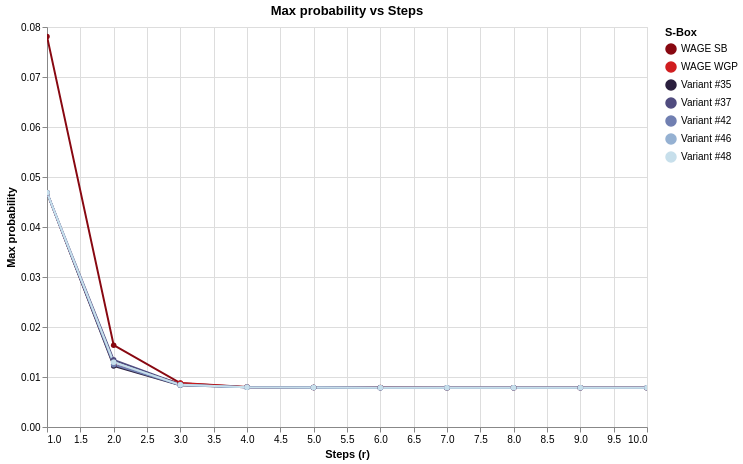

Here is the notebook cell this chart was saved with:
### Code cell
chart_mp = compare_max_probability_altair(
    specs,
    r_values=list(range(1,11)),
    log_scale=False,
    detail=True
)
chart_mp

### Figure 1 — Vega-Lite specification as saved in the notebook (floating-point values rounded to 4 significant figures)
{"config": {"view": {"continuousWidth": 300, "continuousHeight": 300}}, "data": {"name": "data-c59f55687afc6ec35a001db7f4de5480"}, "mark": {"type": "line", "point": true}, "encoding": {"color": {"field": "S-Box", "legend": {"title": "S-Box"}, "scale": {"domain": ["WAGE SB", "WAGE WGP", "Variant #35", "Variant #37", "Variant #42", "Variant #46", "Variant #48"], "range": ["#880811", "#d01d1f", "#2b1f3e", "#504c7f", "#707fb1", "#95b1d2", "#c7dfeb"]}, "type": "nominal"}, "tooltip": [{"field": "r", "type": "quantitative"}, {"field": "S-Box", "type": "nominal"}, {"field": "Max probability", "type": "quantitative"}], "x": {"field": "r", "title": "Steps (r)", "type": "quantitative"}, "y": {"field": "Max probability", "scale": {}, "title": "Max probability", "type": "quantitative"}}, "height": 400, "params": [{"name": "param_9", "select": {"type": "interval", "encodings": ["x", "y"]}, "bind": "scales"}], "title": "Max probability vs Steps", "width": 600, "$schema": "https://vega.github.io/schema/vega-lite/v5.20.1.json", "datasets": {"data-c59f55687afc6ec35a001db7f4de5480": [{"r": 1, "S-Box": "WAGE SB", "Max probability": 0.07812}, {"r": 2, "S-Box": "WAGE SB", "Max probability": 0.01636}, {"r": 3, "S-Box": "WAGE SB", "Max probability": 0.008778}, {"r": 4, "S-Box": "WAGE SB", "Max probability": 0.007992}, {"r": 5, "S-Box": "WAGE SB", "Max probability": 0.007897}, {"r": 6, "S-Box": "WAGE SB", "Max probability": 0.007877}, {"r": 7, "S-Box": "WAGE SB", "Max probability": 0.007874}, {"r": 8, "S-Box": "WAGE SB", "Max probability": 0.007874}, {"r": 9, "S-Box": "WAGE SB", "Max probability": 0.007874}, {"r": 10, "S-Box": "WAGE SB", "Max probability": 0.007874}, {"r": 1, "S-Box": "WAGE WGP", "Max probability": 0.04688}, {"r": 2, "S-Box": "WAGE WGP", "Max probability": 0.01245}, {"r": 3, "S-Box": "WAGE WGP", "Max probability": 0.008728}, {"r": 4, "S-Box": "WAGE WGP", "Max probability": 0.007968}, {"r": 5, "S-Box": "WAGE WGP", "Max probability": 0.007881}, {"r": 6, "S-Box": "WAGE WGP", "Max probability": 0.007876}, {"r": 7, "S-Box": "WAGE WGP", "Max probability": 0.007874}, {"r": 8, "S-Box": "WAGE WGP", "Max probability": 0.007874}, {"r": 9, "S-Box": "WAGE WGP", "Max probability": 0.007874}, {"r": 10, "S-Box": "WAGE WGP", "Max probability": 0.007874}, {"r": 1, "S-Box": "Variant #35", "Max probability": 0.04688}, {"r": 2, "S-Box": "Variant #35", "Max probability": 0.01221}, {"r": 3, "S-Box": "Variant #35", "Max probability": 0.008347}, {"r": 4, "S-Box": "Variant #35", "Max probability": 0.007933}, {"r": 5, "S-Box": "Variant #35", "Max probability": 0.007881}, {"r": 6, "S-Box": "Variant #35", "Max probability": 0.007875}, {"r": 7, "S-Box": "Variant #35", "Max probability": 0.007874}, {"r": 8, "S-Box": "Variant #35", "Max probability": 0.007874}, {"r": 9, "S-Box": "Variant #35", "Max probability": 0.007874}, {"r": 10, "S-Box": "Variant #35", "Max probability": 0.007874}, {"r": 1, "S-Box": "Variant #37", "Max probability": 0.04688}, {"r": 2, "S-Box": "Variant #37", "Max probability": 0.01343}, {"r": 3, "S-Box": "Variant #37", "Max probability": 0.008492}, {"r": 4, "S-Box": "Variant #37", "Max probability": 0.007935}, {"r": 5, "S-Box": "Variant #37", "Max probability": 0.00788}, {"r": 6, "S-Box": "Variant #37", "Max probability": 0.007875}, {"r": 7, "S-Box": "Variant #37", "Max probability": 0.007874}, {"r": 8, "S-Box": "Variant #37", "Max probability": 0.007874}, {"r": 9, "S-Box": "Variant #37", "Max probability": 0.007874}, {"r": 10, "S-Box": "Variant #37", "Max probability": 0.007874}, {"r": 1, "S-Box": "Variant #42", "Max probability": 0.04688}, {"r": 2, "S-Box": "Variant #42", "Max probability": 0.01245}, {"r": 3, "S-Box": "Variant #42", "Max probability": 0.008411}, {"r": 4, "S-Box": "Variant #42", "Max probability": 0.007929}, {"r": 5, "S-Box": "Variant #42", "Max probability": 0.007881}, {"r": 6, "S-Box": "Variant #42", "Max probability": 0.007875}, {"r": 7, "S-Box": "Variant #42", "Max probability": 0.007874}, {"r": 8, "S-Box": "Variant #42", "Max probability": 0.007874}, {"r": 9, "S-Box": "Variant #42", "Max probability": 0.007874}, {"r": 10, "S-Box": "Variant #42", "Max probability": 0.007874}, {"r": 1, "S-Box": "Variant #46", "Max probability": 0.04688}, {"r": 2, "S-Box": "Variant #46", "Max probability": 0.01294}, {"r": 3, "S-Box": "Variant #46", "Max probability": 0.008392}, {"r": 4, "S-Box": "Variant #46", "Max probability": 0.007941}, {"r": 5, "S-Box": "Variant #46", "Max probability": 0.007882}, {"r": 6, "S-Box": "Variant #46", "Max probability": 0.007875}, {"r": 7, "S-Box": "Variant #46", "Max probability": 0.007874}, {"r": 8, "S-Box": "Variant #46", "Max probability": 0.007874}, {"r": 9, "S-Box": "Variant #46", "Max probability": 0.007874}, {"r": 10, "S-Box": "Variant #46", "Max probability": 0.007874}, {"r": 1, "S-Box": "Variant #48", "Max probability": 0.04688}, {"r": 2, "S-Box": "Variant #48", "Max probability": 0.01294}, {"r": 3, "S-Box": "Variant #48", "Max probability": 0.00843}, {"r": 4, "S-Box": "Variant #48", "Max probability": 0.007939}, {"r": 5, "S-Box": "Variant #48", "Max probability": 0.007881}, {"r": 6, "S-Box": "Variant #48", "Max probability": 0.007875}, {"r": 7, "S-Box": "Variant #48", "Max probability": 0.007874}, {"r": 8, "S-Box": "Variant #48", "Max probability": 0.007874}, {"r": 9, "S-Box": "Variant #48", "Max probability": 0.007874}, {"r": 10, "S-Box": "Variant #48", "Max probability": 0.007874}]}}
